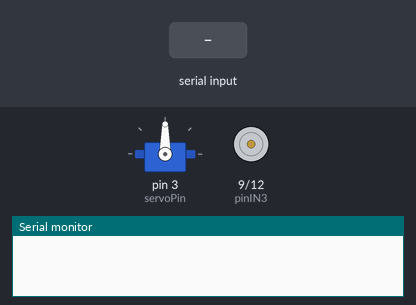
Recording of a sketch running on a simulated Arduino Uno, built with avr-gcc and run on an emulated ATmega328P. Shown: servo, motor-driver pin pairs drawn as motors (green arrow = first pin HIGH = forward, orange = second pin HIGH = backward, longer = more drive, scaled by the enable pin), the last lines printed to the serial monitor. Inputs (shaded band) come from the test bench.

Above: at 1.2 s.
1.3 s: "A" received over Serial
At 2.1 s:
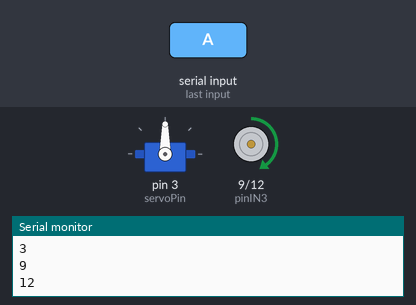
2.8 s: byte 75 ('K') received over Serial
At 3.2 s:
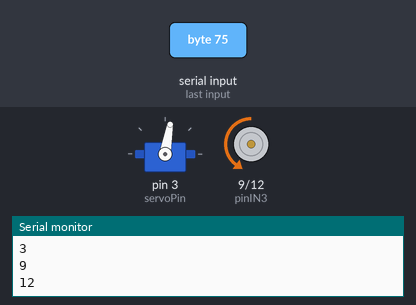
4.3 s: byte 76 ('L') received over Serial
At 5.5 s:
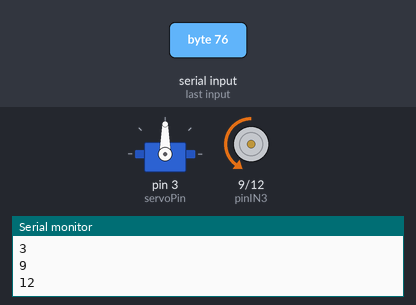
5.8 s: "G" received over Serial
At 6.7 s:
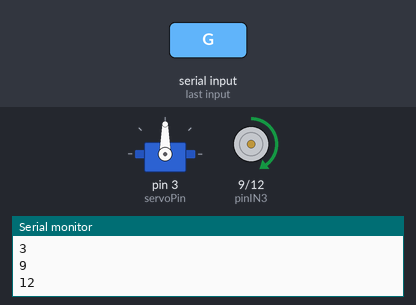
7.3 s: "E" received over Serial
At 7.9 s:
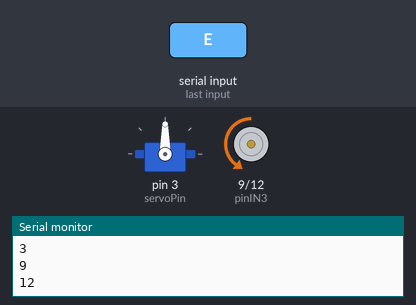
Timing chart, 0 to 9.8 s (numbered marks = the images above; inputs shaded):
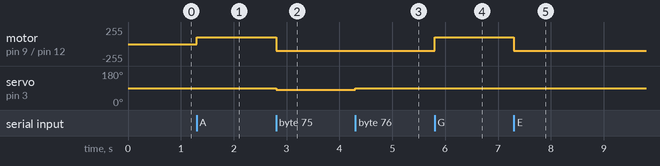

The sketch:

sketch_mar4a.ino
```cpp
/*********************************************************
*                                                        *
*           Controlo Remoto Carrinho STEAM               *
*                                                        *
*                                                        *
*                Haridian Sanz Lopes                     *
*                                                        *
*********************************************************/
#include <SoftwareSerial.h>
#include <Servo.h>

const int pinENB = 11;
const int pinIN3=9;
const int pinIN4=12;
const int pinMotorB[3] = { pinIN3, pinIN4, pinENB };

const int speed=100;    //velocidade de giro 80% (200/255)

const int servoPin=3;
Servo servoMotor;

char letra;

void moveForward(const int pinMotorB[3])
{
digitalWrite(pinMotorB[0], HIGH);
digitalWrite(pinMotorB[1], LOW);
analogWrite(pinMotorB[2], speed);
}
void moveBackward(const int pinMotorB[3])
{
digitalWrite(pinMotorB[0], LOW);
digitalWrite(pinMotorB[1], HIGH);
analogWrite(pinMotorB[2], speed);
}
void fullStop(const int pinMotorB[3])
{
digitalWrite(pinMotorB[0], LOW);
digitalWrite(pinMotorB[1], LOW);
analogWrite(pinMotorB[2], 0);
}

void setup() {
  pinMode(pinENB, OUTPUT);
  pinMode(pinIN3, OUTPUT);
  pinMode(pinIN4, OUTPUT);
  servoMotor.attach(servoPin); // Inicializar o microservomotor
  Serial.begin (9600);
}

void loop() {
  if (Serial.available ())
  {
    letra=Serial.read(); //o que está a ler do Bluetooth
    Serial.println(servoPin);
    Serial.println(pinIN3);
    Serial.println(pinIN4);
  }
// Primeiro processamos os movimentos do servo
  if (letra=='B') // C em valor 1 com o resto de botões a 0: Centraliza o carrinho.
  {
    servoMotor.write(90);
  }
  if (letra=='C') // D em valor 1 com o resto de botões a 0: Vira o carrinho para a direita.
  {
    servoMotor.write(95);
  }
  if (letra=='D') // E em valor 1 com o resto de botões a 0: Vira o carrinho para a esquerda.
  {
    servoMotor.write(80);
  }
// Depois processamos os movimentos do motor
  if (letra=='A') // Avançar em valor 1 com o resto de botões a 0: Movimenta o carrinho para frente.
  {
      moveForward(pinMotorB);
  }
  if (letra=='E') // Marcha-atrás em valor 1 com o resto de botões a 0: Faz o carrinho mover-se para trás.
  {
      moveBackward(pinMotorB);
  }
  if (letra=='F') // Stop em 1 com o resto de botões a 0: Interrompe qualquer movimento do carrinho.
  {
      fullStop(pinMotorB);
  }
// Movimentos com servomotor e motor ao mesmo tempo
  if (letra=='G') // Avançar e C com valor 1. Resto de botões a 0: Movimenta o carrinho para frente e centraliza.
  {
      servoMotor.write(90);
      moveForward(pinMotorB);
  }
  if (letra=='H') // Avançar e D com valor 1. Resto de botões a 0: Movimenta o carrinho para frente e gira para a direita.
  {
      servoMotor.write(95);
      moveForward(pinMotorB);
  }
  if (letra=='I') // Avançar e E em 1 com o resto de botões a 0: Movimenta o carrinho para frente e gira para a esquerda.
  {
      servoMotor.write(80);
      moveForward(pinMotorB);
  }
  if (letra=='J') // Marcha-atrás e D em 1 com o resto de botões a 0: Move o carrinho para trás e gira para a direita.
  {
      servoMotor.write(95);
      moveBackward(pinMotorB);
  }
  if (letra=='K') // Marcha-atrás e E em 1 com o resto de botões a 0: Move o carrinho para trás e gira para a esquerda.
  {
      servoMotor.write(80);
      moveBackward(pinMotorB);
  }
  if (letra=='L') // Marcha-atrás e C em 1 com o resto de botões a 0: Move o carrinho para trás e centraliza.
  {
      servoMotor.write(90);
      moveBackward(pinMotorB);
  }
  if (letra=='M') // Stop e D em 1 com o resto de botões a 0: Interrompe o movimento e vira o carrinho para a direita.
  {
      servoMotor.write(95);
      fullStop(pinMotorB);
  }
  if (letra=='N') // Stop e E em 1 com o resto de botões a 0: Interrompe o movimento e vira o carrinho para a esquerda.
  {
      servoMotor.write(80);
      fullStop(pinMotorB);
  }
  if (letra=='O') // Stop e C em 1 com o resto de botões a 0: Interrompe o movimento e centraliza o carrinho.
  {
      servoMotor.write(90);
      fullStop(pinMotorB);
  }
      }
```

Measured:
- after the input at 1.3 s, motor on pin 9 (pinIN3) / pin 12 (pinIN4): stopped → forward 100/255 at once
- after the input at 2.8 s, motor on pin 9 (pinIN3) / pin 12 (pinIN4): forward 100/255 → backward 100/255 at once; servo on pin 3 (servoPin): 90° → 80° at once
- after the input at 4.3 s, servo on pin 3 (servoPin): 80° → 90° at once
- after the input at 5.8 s, motor on pin 9 (pinIN3) / pin 12 (pinIN4): backward 100/255 → forward 100/255 at once
- after the input at 7.3 s, motor on pin 9 (pinIN3) / pin 12 (pinIN4): forward 100/255 → backward 100/255 at once
